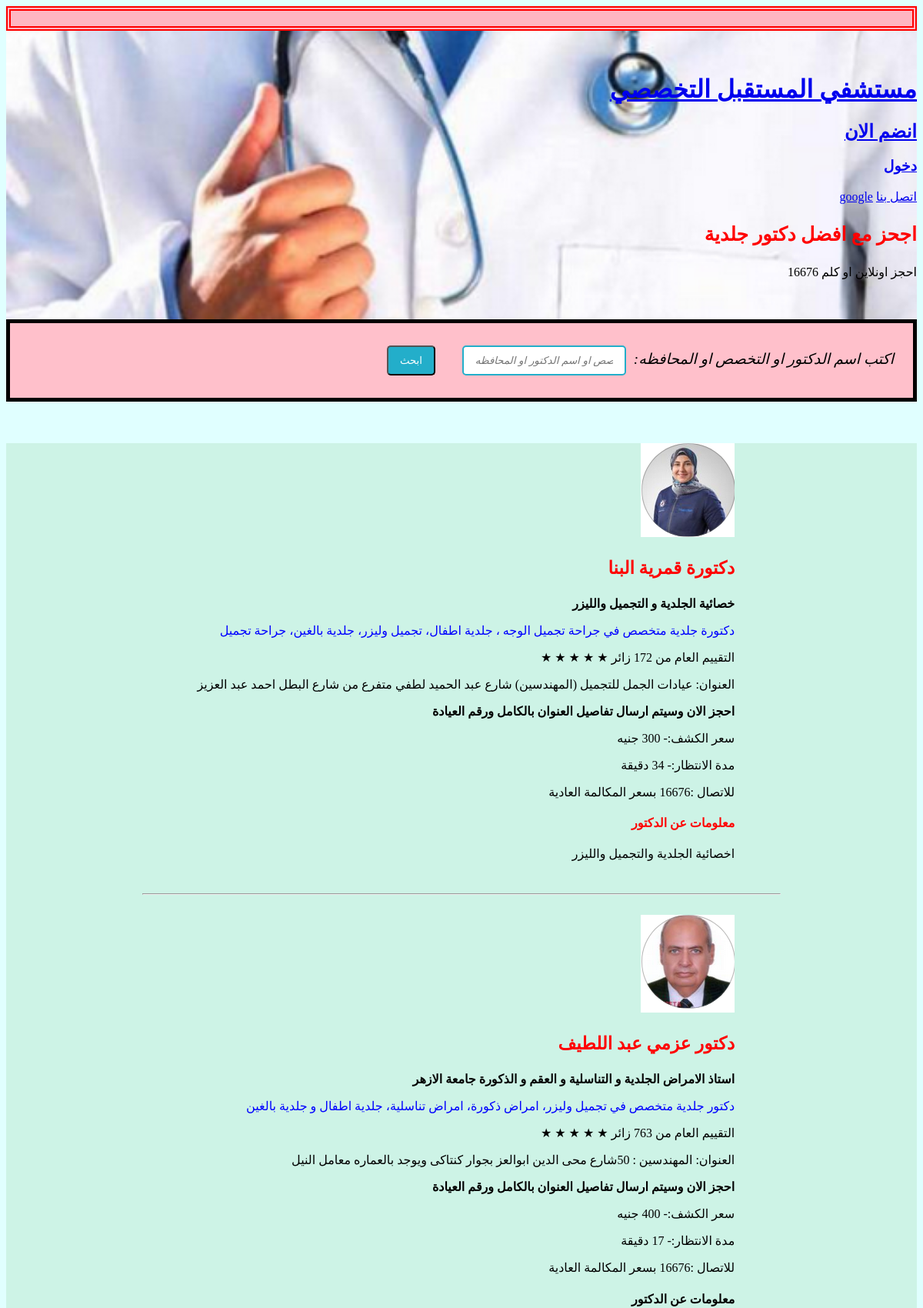
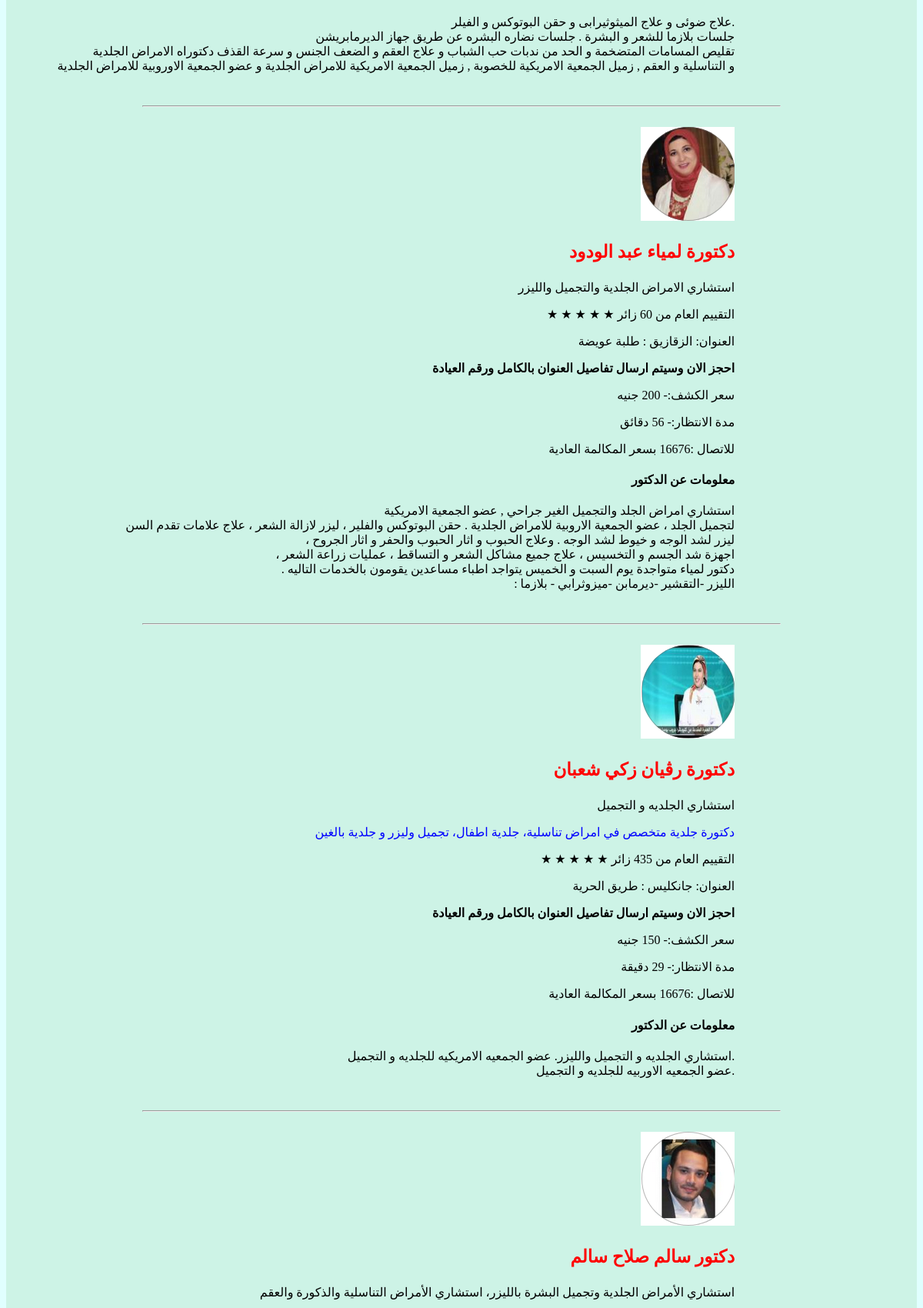
Page /leather.php (upper part) on the committed database (2 pictures, top to bottom).
### tables this page shows
CREATE TABLE `leather` (
  `ID` int(11) NOT NULL,
  `Name` varchar(100) NOT NULL,
  `degree` varchar(100) NOT NULL,
  `spcialty` varchar(100) NOT NULL,
  `price` int(11) NOT NULL,
  `address` varchar(100) NOT NULL,
  `governorate` varchar(100) NOT NULL,
  `waiting` int(11) NOT NULL
);

### leather.php (the view, shortened to what this page needs)
<?php
@$con=mysqli_connect("localhost","root","","user");
mysqli_query($con,"SET NAMES 'UTF8'");
 mysqli_query($con,"SET CHARACTER SET UTF8");
?>
<!DOCTYPE html>
<html lang="en">
<head>
      <link rel="stylesheet" href="project.css">
</head>
<body>
<div class ="card"style="border: 6px double ; border-color: red; text-align: center; background-color:lightpink;" >
    <form action="reservation.php ">
    </form>
</div>
    <div class="top">
<br>
<br>
      <header>
           <h1> <a href="project.php" class="logo"> مستشفي المستقبل التخصصي</a></h1>
            <nav>
            <h1> <a href="form.php"> انضم الان</a> </h1>
                 <h3> <a href="enter.php">دخول</a></h3>
                  <a href="http://https://future-hospital.com/?fbclid=IwAR325kz3psDUdB5nhryW7lgzC4C5Zf40j7wIOlrY274ww7Xs5iItWXadmj0">google</a>
                  <a href="mailto:info@future-wedge.com"> اتصل بنا</a>
            </nav>
      </header>
      <section>
            <article>
                  <div>
                        <h1 style="color: red; font-size: 25px;">اجحز مع افضل دكتور جلدية</h1>
                        <p> احجز اونلاين او كلم 16676</p>
                  </div>
<br>
<br>
</div>
<div>
                  <nav id="بحث"  style=" font-size:larger; background-color:pink; border: 5px solid;">
            <form  method="GET" style="center;" >
            <ul>
            <li><button type="submit" name="search">ابحث</button></li>
            <li><input type="text" name="Name"    placeholder="ابحث هنا بالتخصص او اسم الدكتور او المحافظه">:اكتب اسم الدكتور او التخصص او المحافظه  </li>
                   </form>
            </nav>
                  </div>
            <br>
<br>
            <br>
            <div class="second">
            <article class="جلديه">
<div>
                  <div class="first" >
                        <img src="media/قمرية.png" alt="">
                        <h3 style="color: red;font-size: 23px;" >
                        <?php $id='1';
                         $query = mysqli_query($con,"select *from leather where ID='$id'");
                         echo mysqli_fetch_array($query)[1];
                        ?>
                        </h3>
                        <p style="font-size: 16px;"><b>
                              <?php $id='1';
                        $query = mysqli_query($con,"select *from leather where ID='$id'");
                                    echo mysqli_fetch_array($query)[2];
                              ?>
                        </b></p>
                        <p style="color: blue;">
                        <?php $id='1';
                         $query = mysqli_query($con,"select *from leather where ID='$id'");
                         echo mysqli_fetch_array($query)[3];
                        ?>
                        <p> &starf; &starf; &starf; &starf; &starf;  التقييم العام من 172 زائر</p>
                        <p>
                              العنوان:
                        <?php $id='1';
                         $query = mysqli_query($con,"select *from leather where ID='$id'");
                         echo mysqli_fetch_array($query)[5];
                        ?>
                        </p>
                      <b><p>احجز الان وسيتم ارسال تفاصيل العنوان بالكامل ورقم العيادة</p></b>
                        <p>  سعر الكشف:-
                        جنيه</p>
                        <p> مدة الانتظار:-
                        دقيقة</p>
                        <p> للاتصال :16676 بسعر المكالمة العادية</p>
                        <h4 style="color: red;">معلومات عن الدكتور</h4>
                        <p>اخصائية الجلدية والتجميل والليزر</p>
                  </div>
            </article>
            <br>
            <hr>
            <br>
            <article>
                  <div  class="first">
                        <img src="media/Screenshot 2022-08-07 at 15-47-18 دكتور عزمي عبد اللطيف أستاذ جلدية فيزيتا.png" alt="">
                        <h3 style="color: red;font-size: 23px;" >
                        <?php $id='2';
                         $query = mysqli_query($con,"select *from leather where ID='$id'");
                         echo mysqli_fetch_array($query)[1];
                        ?>
                        </h3>
                        <p  style="font-size: 16px;"><b>
                        <?php $id='2';
                         $query = mysqli_query($con,"select *from leather where ID='$id'");
                         echo mysqli_fetch_array($query)[2];
                        ?>
                        </b></p>
                        <p style="color: blue;">
                        <?php $id='2';
                         $query = mysqli_query($con,"select *from leather where ID='$id'");
                         echo mysqli_fetch_array($query)[3];
                        ?>
                        </p>
                        <p>  &starf; &starf; &starf; &starf; &starf; التقييم العام من 763 زائر</p>
                        <p>
                              العنوان:
                        <?php $id='2';
                         $query = mysqli_query($con,"select *from leather where ID='$id'");
                         echo mysqli_fetch_array($query)[5];
                        ?>
                        </p>
                        <b><p>احجز الان وسيتم ارسال تفاصيل العنوان بالكامل ورقم العيادة</p></b>
                        <p>سعر الكشف:-
                        <?php
                         $id='2';
                         $query = mysqli_query($con,"select *from leather where ID='$id'");
                         echo mysqli_fetch_array($query)[4];
                        ?>   جنيه
                        </p>
                        <p> مدة الانتظار:-
                         دقيقة
                        </p>
                        <p> للاتصال :16676 بسعر المكالمة العادية</p>
                        <h4>معلومات عن الدكتور</h4>
                        <p>علاج ضوئى و علاج الميثوثيرابى و حقن البوتوكس و الفيلر. <br>جلسات بلازما للشعر و البشرة . جلسات نضاره
                              البشره عن طريق جهاز الديرمابريشن<br> تقليص المسامات المتضخمة و الحد من ندبات حب الشباب و علاج العقم
                              و
                              الضعف الجنس و سرعة القذف دكتوراه الامراض الجلدية<br> و التناسلية و العقم , زميل الجمعية الامريكية
                              للخصوبة , زميل الجمعية الامريكية للامراض الجلدية و عضو الجمعية الاوروبية للامراض الجلدية </p>
                  </div>
            </article>
            <br>
           <hr>
            <br>
            <article>
                  <div class="first">
                        <img src="media/لمياء.png" alt="">
                        <h3  style="color: red;font-size: 23px;">
                        <?php
                         $id='3';
                         $query = mysqli_query($con,"select *from leather where ID='$id'");
                         echo mysqli_fetch_array($query)[1];
                        ?>
                        </h3>
                        <p style="font-size: 16px;">
                        <?php
                         $id='3';
                         $query = mysqli_query($con,"select *from leather where ID='$id'");
                         echo mysqli_fetch_array($query)[2];
                        ?>
                        </p>
                        <p>  &starf; &starf; &starf; &starf; &starf; التقييم العام من 60 زائر</p>
                        <p>
                              العنوان:
                        <?php
                         $id='3';
                         $query = mysqli_query($con,"select *from leather where ID='$id'");
                         echo mysqli_fetch_array($query)[5];
                        ?>
                        </p>
                        <b><p>احجز الان وسيتم ارسال تفاصيل العنوان بالكامل ورقم العيادة</p></b>
                        <p >سعر الكشف:-
                        ?>   جنيه
                        </p>
                        <p> مدة الانتظار:-
                         دقائق
                        </p>
                        <p> للاتصال :16676 بسعر المكالمة العادية</p>
                        <h4>معلومات عن الدكتور</h4>
                        <p>استشاري امراض الجلد والتجميل الغير جراحي , عضو الجمعية الامريكية<br> لتجميل الجلد ، عضو الجمعية الاروبية
                              للامراض الجلدية . حقن البوتوكس والفلير ، ليزر لازالة الشعر ، علاج علامات تقدم السن <br>، ليزر لشد الوجه
                              و خيوط لشد الوجه . وعلاج الحبوب و اثار الحبوب والحفر و اثار الجروح<br> ، اجهزة شد الجسم و التخسيس ، علاج
                              جميع مشاكل الشعر و التساقط ، عمليات زراعة الشعر<br> . دكتور لمياء متواجدة يوم السبت و الخميس يتواجد
                              اطباء مساعدين يقومون بالخدمات التاليه <br>: الليزر -التقشير -ديرمابن -ميزوثرابي - بلازما</p>
                  </div>
            </article>
            <br>
            <hr>
            <br>
            <article>
                  <div class="first">
                        <img src="media/رفيان.png" alt="">
                        <h3 style="color: red;font-size: 23px;">
                        <?php
                         $id='4';
                         $query = mysqli_query($con,"select *from leather where ID='$id'");
                         echo mysqli_fetch_array($query)[1];
                        ?>
                        </h3>
                        <p style="font-size: 16px;">
                        <?php
                         $id='4';
                         $query = mysqli_query($con,"select *from leather where ID='$id'");
                         echo mysqli_fetch_array($query)[2];
                        ?>
                        </p>
                        <p style="color: blue;">
                         <?php
                         $id='4';
                         $query = mysqli_query($con,"select *from leather where ID='$id'");
                         echo mysqli_fetch_array($query)[3];
                        ?>
                        </p>
                        <p> &starf; &starf; &starf; &starf; &starf;  التقييم العام من 435 زائر</p>
                        <p>
                              العنوان:
                         <?php
                         $id='4';
                         $query = mysqli_query($con,"select *from leather where ID='$id'");
                         echo mysqli_fetch_array($query)[5];
                        ?>
                        </p>
                        <p ><b>احجز الان وسيتم ارسال تفاصيل العنوان بالكامل ورقم العيادة</p></b>
                        <p >سعر الكشف:-
                        ?>   جنيه
                        </p>
                        <p> مدة الانتظار:-
                        ?>  دقيقة
                        </p>
                        <p> للاتصال :16676 بسعر المكالمة العادية</p>
                        <h4> معلومات عن الدكتور</h4>
                        <p>استشاري الجلديه و التجميل والليزر. عضو الجمعيه الامريكيه للجلديه و التجميل.<br> عضو الجمعيه الاوربيه
                              للجلديه و التجميل.</p>
                  </div>
            </article>
            <br>
            <hr>
            <br>
            <article>
                  <div  class="first">
                        <img src="media/سالم.png" alt="">
                        <h3 style="color: red;font-size: 23px;">
                        <?php
                         $id='5';
                         $query = mysqli_query($con,"select *from leather where ID='$id'");
                         echo mysqli_fetch_array($query)[1];
                        ?>
                        </h3>
                        <p style="font-size: 16px;">
                        <?php
                         $id='5';
                         $query = mysqli_query($con,"select *from leather where ID='$id'");
                         echo mysqli_fetch_array($query)[2];
                        ?>
                        </p>
                  </div>
            </article>
            <br>
            <br>
            <br>
            <br>
            <br>
            <br>
            <br>
            <br>
            <br>
            <br>
        </div>
            <br>
            <br>
            <br>
            <br>
</body>
</html>

### project.css (style rules this page uses)
body { text-align: right; }
.top { background-image: url(media/Screenshot\ 2022-08-07\ 224813.png); background-repeat: no-repeat; background-size: cover; width: 100%; height: 100%; }
.first { margin-right: 20%; }
.second { background-color: rgb(205, 243, 230); }
hr { width: 70%; color: rgb(170, 6, 247); }
.جلديه { width: right 70%; }
button { float:center; background:rgb(35,174,202); padding:10px 15px; color:#fff; border-radius:5px; margin-right:10px; height: 100%; width: fit-content; height: 100%; }
ul { list-style-type: none; }
ul li { background-position:0px 5px; padding-left:20px; background-repeat:no-repeat; display:inline-block; }
body { text-align: right; background-color: lightcyan; }
input { padding:10px 15px; border-radius:5px; margin-right:10px; font-style:italic; display: inline-block; border:2px solid rgb(35,174,202) ; }
form { border-radius:5px; margin-right:10px; padding:10px 15px; font-style:italic; }

### leather.php (style rules this page uses)
button { float:center; background:rgb(35,174,202); padding:10px 15px; color:#fff; border-radius:5px; margin-right:10px; height: 100%; width: fit-content; height: 100%; }

### rows in the picture
leather: Name "دكتورة قمرية البنا", degree "خصائية الجلدية و التجميل والليزر", spcialty "دكتورة جلدية متخصص في جراحة تجميل الوجه ، جلدية اطفال، تجميل وليزر، جلدية بالغين، جراحة تجميل", address "عيادات الجمل للتجميل (المهندسين) شارع عبد الحميد لطفي متفرع من شارع البطل احمد عبد العزيز"
leather: Name "دكتور عزمي عبد اللطيف", degree "استاذ الامراض الجلدية و التناسلية و العقم و الذكورة جامعة الازهر", spcialty "دكتور جلدية متخصص في تجميل وليزر، امراض ذكورة، امراض تناسلية، جلدية اطفال و جلدية بالغين", address "المهندسين : 50شارع محى الدين ابوالعز بجوار كنتاكى ويوجد بالعماره معامل النيل", price "400"
leather: Name "دكتورة لمياء عبد الودود", degree "استشاري الامراض الجلدية والتجميل والليزر", address "الزقازيق : طلبة عويضة"
leather: Name "دكتورة رڤيان زكي شعبان", degree "استشاري الجلديه و التجميل", spcialty "دكتورة جلدية متخصص في امراض تناسلية، جلدية اطفال، تجميل وليزر و جلدية بالغين", address "جانكليس : طريق الحرية"
leather: Name "دكتور سالم صلاح سالم", degree "استشاري الأمراض الجلدية وتجميل البشرة بالليزر، استشاري الأمراض التناسلية والذكورة والعقم"
